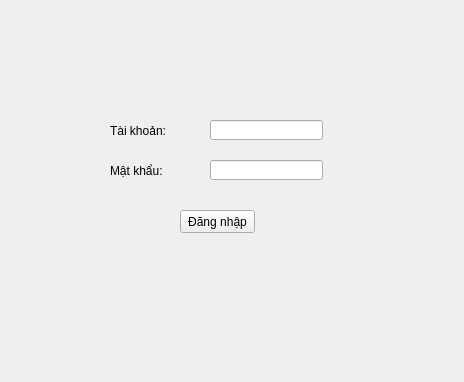
<?xml version="1.0" encoding="UTF-8"?>
<ui version="4.0">
 <class>Form</class>
 <widget class="QWidget" name="Form">
  <property name="geometry">
   <rect>
    <x>0</x>
    <y>0</y>
    <width>464</width>
    <height>382</height>
   </rect>
  </property>
  <property name="windowTitle">
   <string>Form</string>
  </property>
  <widget class="QLabel" name="label">
   <property name="geometry">
    <rect>
     <x>110</x>
     <y>120</y>
     <width>71</width>
     <height>21</height>
    </rect>
   </property>
   <property name="text">
    <string>Tài khoản:</string>
   </property>
  </widget>
  <widget class="QLabel" name="label_2">
   <property name="geometry">
    <rect>
     <x>110</x>
     <y>160</y>
     <width>71</width>
     <height>21</height>
    </rect>
   </property>
   <property name="text">
    <string>Mật khẩu:</string>
   </property>
  </widget>
  <widget class="QPushButton" name="nut_dang_nhap">
   <property name="geometry">
    <rect>
     <x>180</x>
     <y>210</y>
     <width>75</width>
     <height>23</height>
    </rect>
   </property>
   <property name="text">
    <string>Đăng nhập</string>
   </property>
  </widget>
  <widget class="QLineEdit" name="o_nhap_tai_khoan">
   <property name="geometry">
    <rect>
     <x>210</x>
     <y>120</y>
     <width>113</width>
     <height>20</height>
    </rect>
   </property>
   <property name="echoMode">
    <enum>QLineEdit::Normal</enum>
   </property>
   <property name="cursorPosition">
    <number>0</number>
   </property>
  </widget>
  <widget class="QLineEdit" name="o_nhap_mat_khau">
   <property name="geometry">
    <rect>
     <x>210</x>
     <y>160</y>
     <width>113</width>
     <height>20</height>
    </rect>
   </property>
   <property name="echoMode">
    <enum>QLineEdit::Password</enum>
   </property>
  </widget>
 </widget>
 <resources/>
 <connections/>
</ui>
